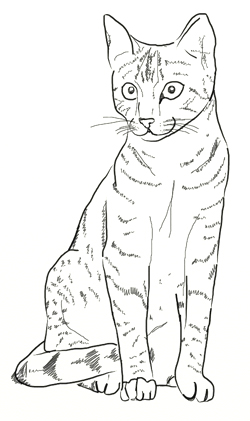
#> input picture Nvg/WayBuilder/cat.jpg, 250 x 421 px, found by its file name
$ python Drawer.py
#> lines starting #> are read from the running program, lines starting #| are printed output that depends on the picture
from PIL import Image, ImageDraw
import random
class Drawer:
    path=None
    floor_points=[]

    def draw_path(self):
        cf=self.path.points[0].floor_index


im = Image.open("cat.jpg")
#> im is the input picture: PIL image 250x421 RGB; mean R, G, B 242.7, 242.8, 241.7
im.show()
draw = ImageDraw.Draw(im)
draw.line((0, 0) + im.size, fill=128)
draw.line((0, im.size[1], im.size[0], 0), fill=128)
del draw

# write to stdout
im.save('catout.jpg')
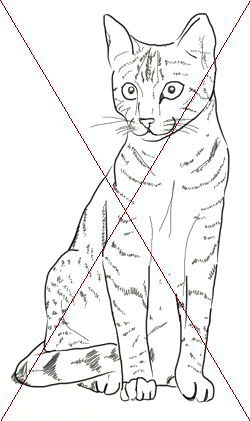
#> saved as catout.jpg: PIL image 250x421 RGB; mean R, G, B 241.8, 240.9, 239.8
